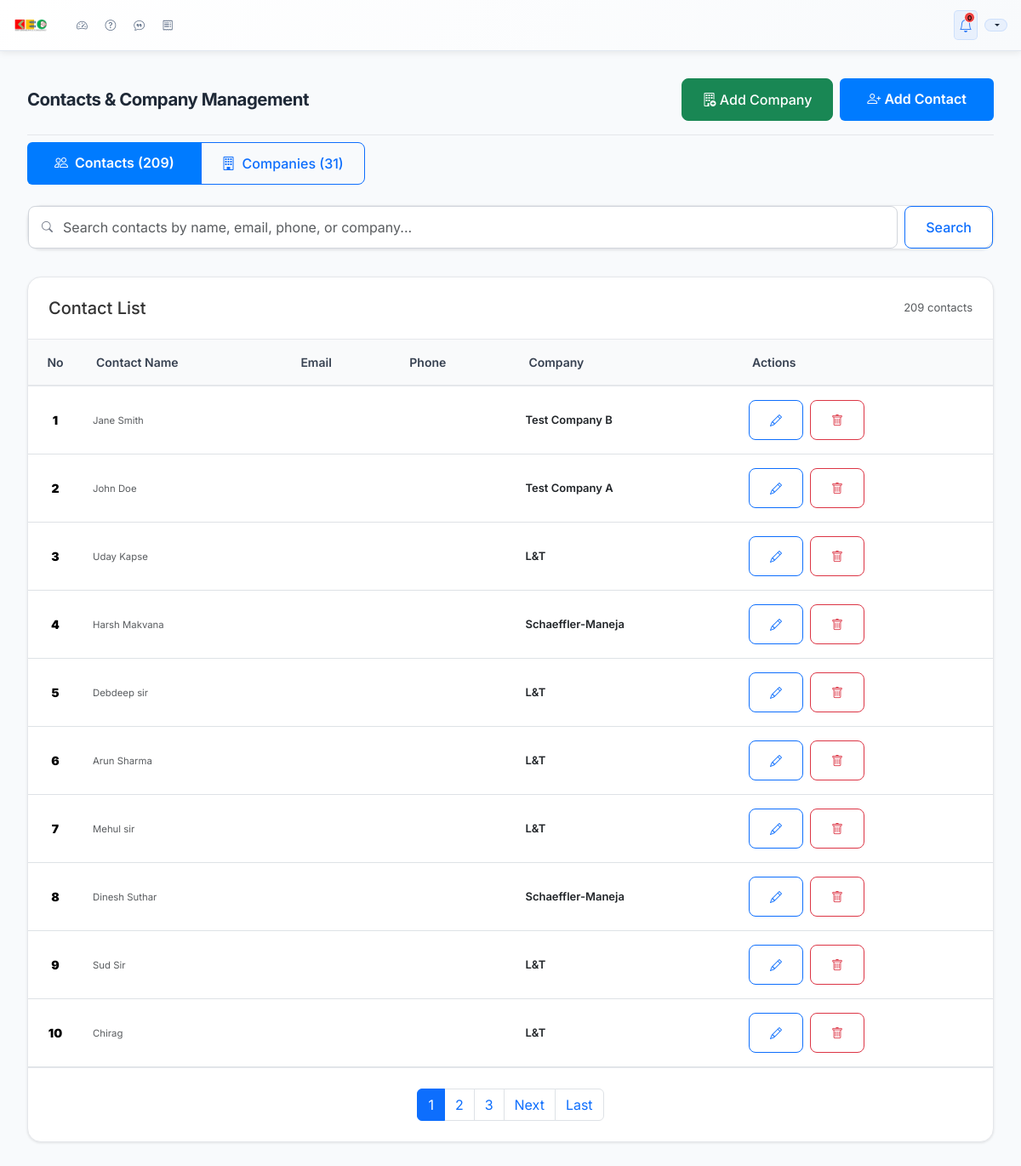
The page /contacts/ (signed in) on the database as committed earlier.
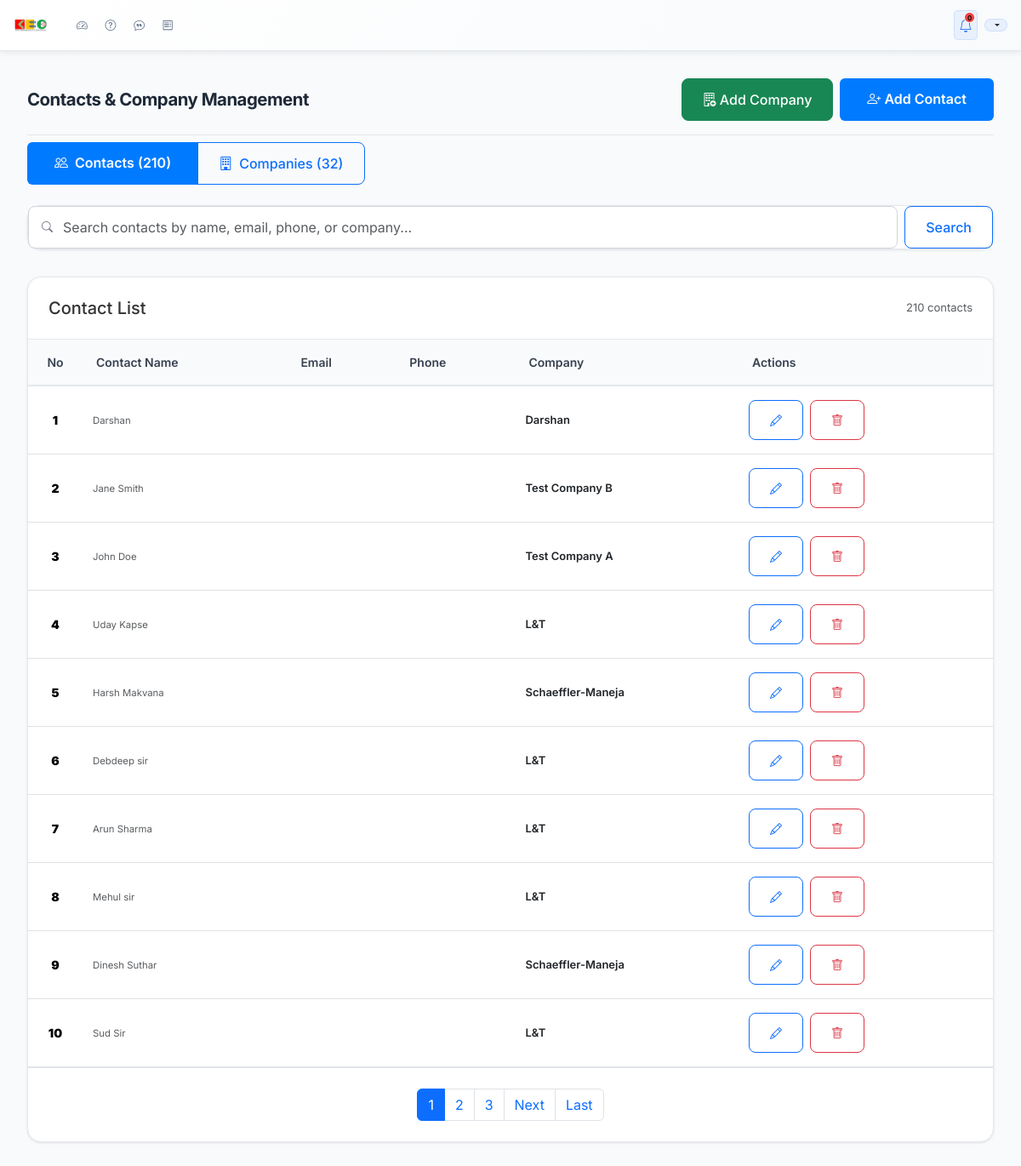
The same page on the database as committed later.
### dashboard/models.py (models this page shows, shortened)
class Contact(models.Model):
    email = models.EmailField(verbose_name="Email Address", blank=True, null=True)
    phone = models.CharField(max_length=20, verbose_name="Phone Number", blank=True, null=True)
    company = models.ForeignKey(Company, on_delete=models.CASCADE, verbose_name="Company")
    location_city = models.CharField(max_length=100, verbose_name="Location (City)", blank=True)
    individual_address = models.TextField(verbose_name="Individual Address", blank=True, null=True)
    customer_name = models.CharField(max_length=200, verbose_name="Customer Name", blank=True, null=True)
    email = models.EmailField(verbose_name="Email Address", blank=True, null=True)  # Legacy field
    plant = models.CharField(max_length=100, verbose_name="Plant Location", blank=True, null=True)
    address = models.TextField(verbose_name="Address", blank=True, null=True)
    created_at = models.DateTimeField(auto_now_add=True)
    updated_at = models.DateTimeField(auto_now=True)
    class Meta:
        verbose_name = "Contact"
        verbose_name_plural = "Contacts"
        ordering = ['-created_at']

class Company(models.Model):
    company_name = models.CharField(max_length=200, verbose_name="Company Name")
    city = models.CharField(max_length=100, verbose_name="City")
    address = models.TextField(verbose_name="Company Address")
    created_at = models.DateTimeField(auto_now_add=True)
    updated_at = models.DateTimeField(auto_now=True)
    def get_cities_display(self):
        return self.city
    class Meta:
        verbose_name = "Company"
        verbose_name_plural = "Companies"
        ordering = ['company_name', 'city']
        unique_together = ['company_name', 'city']

### dashboard/views.py (the view, shortened to what this page needs)
# urls.py: path('contacts/', views.contact_management_view, name='contact_management'),
@login_required
def contact_management_view(request):
    search_query = request.GET.get('search', '')
    view_type = request.GET.get('view', 'contacts')  # 'contacts' or 'companies'
    if view_type == 'companies':
        companies = Company.objects.all()
        if search_query:
            companies = companies.filter(
                Q(company_name__icontains=search_query) |
                Q(city__icontains=search_query)
            )
        companies = companies.order_by('company_name', 'city')
        paginator = Paginator(companies, 10)
        page_number = request.GET.get('page')
        page_obj = paginator.get_page(page_number)
        context = {
            'page_obj': page_obj,
            'search_query': search_query,
            'view_type': view_type,
            'total_companies': Company.objects.count(),
            'total_contacts': Contact.objects.count(),
        }
    else:
        contacts = Contact.objects.select_related('company').all()
        contacts = contacts.order_by('-created_at')
        paginator = Paginator(contacts, 10)
        page_number = request.GET.get('page')
        page_obj = paginator.get_page(page_number)
        context = {
            'page_obj': page_obj,
            'search_query': search_query,
            'view_type': view_type,
            'total_contacts': Contact.objects.count(),
            'total_companies': Company.objects.count(),
        }
    return render(request, 'dashboard/contact_management.html', context)

### dashboard/models.py (called while the page is built)
    def get_roles_list(self):
        if self.roles:
            return self.roles.split(',')[0].strip()
        return 'sales'  # Default role

### dashboard/templates/dashboard/contact_management.html (shortened to what the changed rows need)
{% extends 'dashboard/base.html' %}
{% load static %}
{% block body_class %}scrollable-page{% endblock %}
{% block content %}
<div class="user-management-container">
    <div class="page-header">
        <div>
            <h2 class="page-title">Contacts & Company Management</h2>
        </div>
    </div>
    <div class="d-flex justify-content-between align-items-center mb-4">
        <div class="btn-group" role="group" aria-label="View toggle">
            <a href="?view=contacts{% if search_query %}&search={{ search_query }}{% endif %}"
               class="btn {% if view_type == 'contacts' or not view_type %}btn-primary{% else %}btn-outline-primary{% endif %}">
                <i class="bi bi-people me-2"></i>Contacts ({{ total_contacts }})
            </a>
            <a href="?view=companies{% if search_query %}&search={{ search_query }}{% endif %}"
               class="btn {% if view_type == 'companies' %}btn-primary{% else %}btn-outline-primary{% endif %}">
                <i class="bi bi-building me-2"></i>Companies ({{ total_companies }})
            </a>
        </div>
    </div>
    <div class="table-container">
        <div class="table-header">
            {% if view_type == 'companies' %}
                <h5 class="mb-0">Company List</h5>
                <span class="text-muted">{{ page_obj.paginator.count }} compan{{ page_obj.paginator.count|pluralize:"y,ies" }}</span>
            {% else %}
                <h5 class="mb-0">Contact List</h5>
                <span class="text-muted">{{ page_obj.paginator.count }} contact{{ page_obj.paginator.count|pluralize }}</span>
            {% endif %}
        </div>
        {% if page_obj %}
            <div class="table-responsive">
                <table class="table table-hover">
                    <thead>
                        <tr>
                            <th>No</th>
                            {% if view_type == 'companies' %}
                                <th>Company Name</th>
                                <th>City</th>
                                <th>Actions</th>
                            {% else %}
                                <th>Contact Name</th>
                                <th>Email</th>
                                <th>Phone</th>
                                <th>Company</th>
                                <th>Actions</th>
                            {% endif %}
                        </tr>
                    </thead>
                    <tbody>
                        {% for item in page_obj %}
                            <tr>
                                <td>
                                    <div class="index-number">
                                        <strong>{{ forloop.counter0|add:page_obj.start_index }}</strong>
                                    </div>
                                </td>
                                {% if view_type == 'companies' %}
                                    <td>
                                        <div class="fw-semibold">{{ item.company_name }}</div>
                                    </td>
                                    <td>
                                        <span class="badge bg-primary">{{ item.city }}</span>
                                    </td>
                                    <!-- <td>
                                        <span class="text-muted">{{ item.created_at|date:"M d, Y" }}</span>
                                    </td> -->
                                    <td>
                                        <div class="action-buttons">
                                            <a href="{% url 'dashboard:company_edit' item.id %}" class="btn btn-sm btn-outline-primary" title="Edit">
                                                <i class="bi bi-pencil"></i>
                                            </a>
                                            <button type="button" class="btn btn-sm btn-outline-danger" title="Delete"
                                                    onclick="confirmDeleteCompany({{ item.id }}, '{{ item.company_name|escapejs }}', {{ item.contact_set.count }})">
                                                <i class="bi bi-trash"></i>
                                            </button>
                                        </div>
                                    </td>
                                {% else %}
                                    <td>
                                        {% if item.customer_name and item.customer_name != item.contact_name %}
                                            <small class="text-muted">{{ item.customer_name }}</small>
                                        {% endif %}
                                    </td>
                                    <td>
                                    </td>
                                    <td>
                                    </td>
                                    <td>
                                        <div class="fw-semibold">{{ item.company.company_name }}</div>
                                    </td>
                                    <td>
                                        <div class="action-buttons">
                                            <a href="{% url 'dashboard:contact_edit' item.id %}" class="btn btn-sm btn-outline-primary" title="Edit">
                                                <i class="bi bi-pencil"></i>
                                            </a>
                                            <a href="{% url 'dashboard:contact_delete' item.id %}" class="btn btn-sm btn-outline-danger" title="Delete">
                                                <i class="bi bi-trash"></i>
                                            </a>
                                        </div>
                                    </td>
                                {% endif %}
                            </tr>
                        {% endfor %}
                    </tbody>
                </table>
            </div>
            {% if page_obj.has_other_pages %}
                <div class="pagination-container">
                    <nav aria-label="Pagination">
                        <ul class="pagination justify-content-center mb-0">
                            {% for num in page_obj.paginator.page_range %}
                                {% if page_obj.number == num %}
                                    <li class="page-item active">
                                        <span class="page-link">{{ num }}</span>
                                    </li>
                                {% elif num > page_obj.number|add:'-3' and num < page_obj.number|add:'3' %}
                                    <li class="page-item">
                                        <a class="page-link" href="?page={{ num }}&view={{ view_type }}{% if search_query %}&search={{ search_query }}{% endif %}">{{ num }}</a>
                                    </li>
                                {% endif %}
                            {% endfor %}
                        </ul>
                    </nav>
                </div>
            {% endif %}
        {% endif %}
    </div>
</div>
{% endblock %}

Rows that differ between the two databases and show on the page:
no longer on this page (row unchanged): Contact: customer_name "Chirag", company.company_name "L&T"
added Contact: customer_name "Darshan", company.company_name "Darshan"
Other text that changed with them:
{{ total_contacts }}: "209" → "210"
{{ total_companies }}: "31" → "32"
{{ page_obj.paginator.count }}: "209" → "210"
